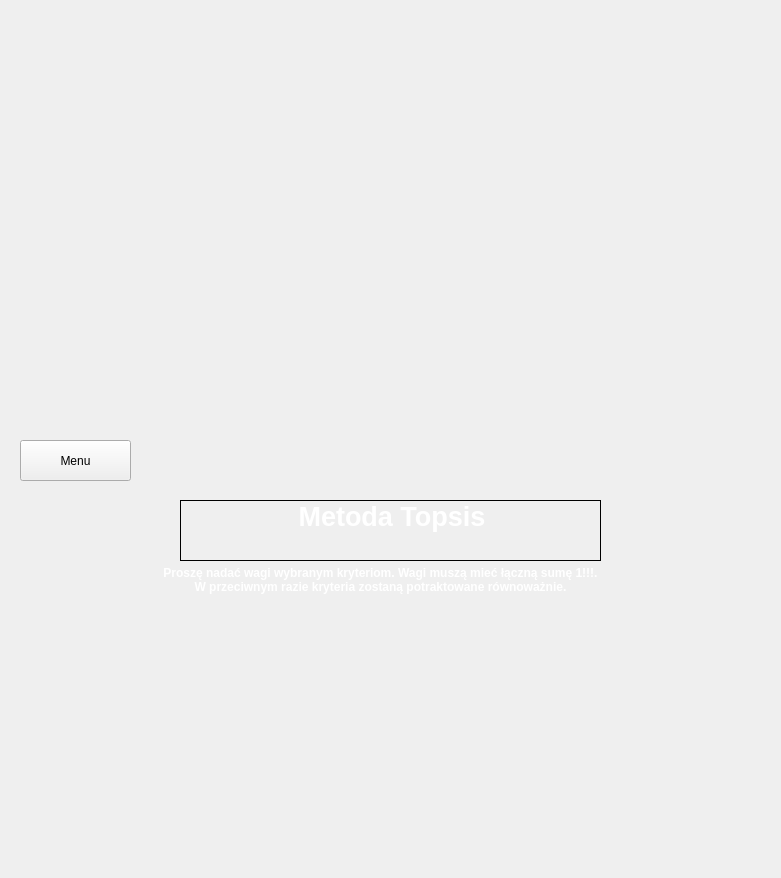
<?xml version="1.0" encoding="UTF-8"?>
<ui version="4.0">
 <class>TopsisScreen</class>
 <widget class="QWidget" name="TopsisScreen">
  <property name="geometry">
   <rect>
    <x>0</x>
    <y>0</y>
    <width>781</width>
    <height>878</height>
   </rect>
  </property>
  <property name="windowTitle">
   <string>Form</string>
  </property>
  <widget class="QLabel" name="label">
   <property name="geometry">
    <rect>
     <x>-20</x>
     <y>0</y>
     <width>801</width>
     <height>881</height>
    </rect>
   </property>
   <property name="text">
    <string/>
   </property>
   <property name="pixmap">
    <pixmap>background.jpg</pixmap>
   </property>
   <property name="scaledContents">
    <bool>true</bool>
   </property>
  </widget>
  <widget class="QLabel" name="tytul_topsis">
   <property name="geometry">
    <rect>
     <x>180</x>
     <y>500</y>
     <width>421</width>
     <height>61</height>
    </rect>
   </property>
   <property name="styleSheet">
    <string notr="true">border-color: rgb(159, 255, 124);</string>
   </property>
   <property name="frameShape">
    <enum>QFrame::Box</enum>
   </property>
   <property name="text">
    <string>&lt;html&gt;&lt;head/&gt;&lt;body&gt;&lt;p align=&quot;center&quot;&gt;&lt;span style=&quot; font-size:20pt; font-weight:600; color:#ffffff;&quot;&gt;Metoda Topsis&lt;/span&gt;&lt;/p&gt;&lt;p align=&quot;center&quot;&gt;&lt;br/&gt;&lt;/p&gt;&lt;/body&gt;&lt;/html&gt;</string>
   </property>
  </widget>
  <widget class="QLabel" name="info_topsis">
   <property name="geometry">
    <rect>
     <x>0</x>
     <y>560</y>
     <width>761</width>
     <height>41</height>
    </rect>
   </property>
   <property name="text">
    <string>&lt;html&gt;&lt;head/&gt;&lt;body&gt;&lt;p align=&quot;center&quot;&gt;&lt;span style=&quot; font-weight:600; color:#ffffff;&quot;&gt;Proszę nadać wagi wybranym kryteriom. Wagi muszą mieć łączną sumę 1!!!.&lt;br/&gt;W przeciwnym razie kryteria zostaną potraktowane równoważnie.&lt;/span&gt;&lt;/p&gt;&lt;/body&gt;&lt;/html&gt;</string>
   </property>
  </widget>
  <widget class="QPushButton" name="menu_topsis">
   <property name="geometry">
    <rect>
     <x>20</x>
     <y>440</y>
     <width>111</width>
     <height>41</height>
    </rect>
   </property>
   <property name="text">
    <string>Menu</string>
   </property>
  </widget>
 </widget>
 <resources/>
 <connections/>
</ui>
